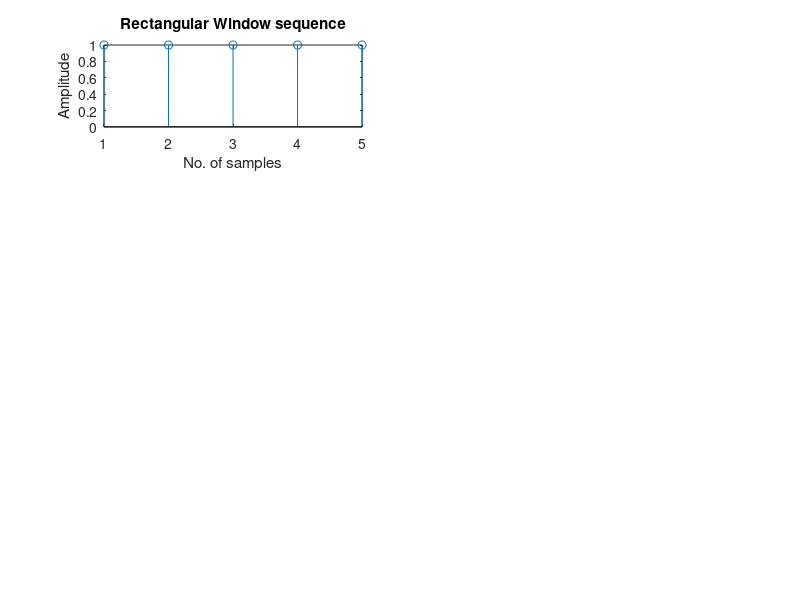

Write MATLAB code to recreate this figure. (Note: this script raises an error after producing the figure.)
%Lowpass filter
clc;
clear all;
close all;
wc=0.5*pi;
N=input('Please enter the order of the filter: ');
alpha=(N-1)/2;
n=0:1:N-1;
eps=0.001;
w=0:0.01:pi;%note the normalization later
hd_lowpass=sin(wc*(n-alpha+eps))./(pi*(n-alpha+eps)); %Coefficients of IIR filter
freq_hd_lowpass=freqz(hd_lowpass,1,w);
w_rect=boxcar(N);
w_hann=hamming(N);
w_hamm=hamming(N);
w_bartlett=bartlett(N);

subplot(4,2,1);
stem(w_rect);
title('Rectangular Window sequence');
xlabel('No. of samples');
ylabel('Amplitude');

hn1=hd_lowpass.*w_rect;%both beingrow vectors
h1=freqz(hn1,1,w);
subplot(4,2,2);
plot(w/pi,10*log10(abs(h1))); %To find magnitude in db,w/pi taken to normalize frequency axis from 0 to 1
title('Frequency response of windowed FIR filter');
xlabel('normalized frequency');
ylabel('Magnitude in dB');

subplot(4,2,3);
stem(w_hamm);
title('Hamming Window sequence');
xlabel('No. of samples');
ylabel('Amplitude');

hn2=hd_lowpass.*w_hamm; %both being row vectors
h2=freqz(hn2,1,w);
subplot(4,2,4);
plot(w/pi,10*log10(abs(h2))); %To find magnitude in db,w/pi taken to normalize frequency axis from 0 to 1
title('Frequency response of windowed FIR filter');
xlabel('normalized frequency');
ylabel('Magnitude in dB');

subplot(4,2,5);
stem(w_hann);
title('Hanning Window sequence');
xlabel('No. of samples');
ylabel('Amplitude');

hn3=hd_lowpass.*w_hann; %both being row vectors
h3=freqz(hn3,1,w);
subplot(4,2,6);
plot(w/pi,10*log10(abs(h3))); %To find magnitude in db,w/pi taken to normalize frequency axis from 0 to 1
title('Frequency response of windowed FIR filter');
xlabel('normalized frequency');
ylabel('Magnitude in dB');
subplot(4,2,7);
stem(w_bartlett);
title('Triangular Window sequence');
xlabel('No. of samples');
ylabel('Amplitude');

hn4=hd_lowpass.*w_bartlett'; %both being row vectors
h4=freqz(hn4,1,w);
subplot(4,2,8);
plot(w/pi,10*log10(abs(h4))); %To find magnitude in db,w/pi taken to normalize frequency axis from 0 to 1
title('Frequency response of windowed FIR filter');
xlabel('normalized frequency');
ylabel('Magnitude in dB');
